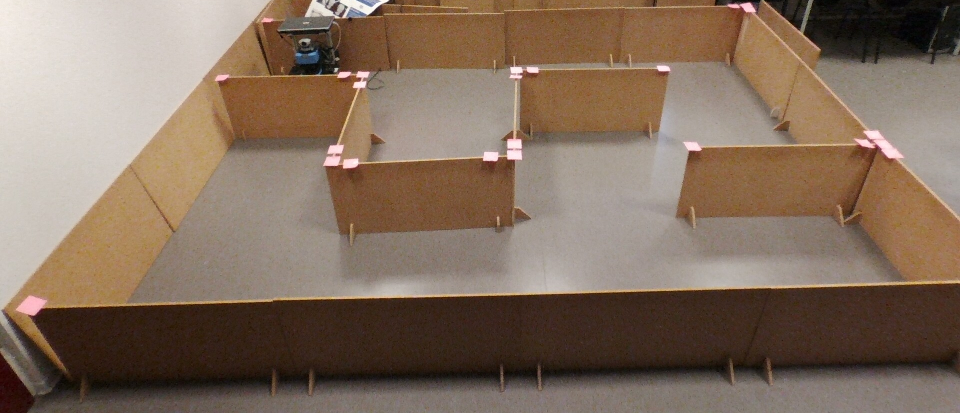
#> input picture temp_v/in.jpg, 1920 x 826 px (shown at 1/2 size)
$ python test5.py
#> lines starting #> are read from the running program, lines starting #| are printed output that depends on the picture; after the words box and inside, x2 and y2 are one past the last pixel; in counts of white or black regions, pixels touching at a corner belong together
import cv2
import numpy as np
import time
from matplotlib import pyplot as plt
from operator import itemgetter

time0 = time.time()


img = cv2.imread('in.jpg')
#> img is the input picture: shape (826, 1920, 3); mean B, G, R 94.4, 111.2, 131.7
unperspective_lines = img.copy()
rows,cols,ch = unperspective_lines.shape
#> rows = 826; cols = 1920; ch = 3
#					TOP-L	  TOP-R		 DOWN-R		  DOWN-L
pts1 = np.float32([[540, 0], [1500, 0], [0, 1080],   [1920, 1080]])
pts2 = np.float32([[340, 0], [1920, 0], [540, 1263], [1550, 1300]])
M = cv2.getPerspectiveTransform(pts1,pts2)
img = cv2.warpPerspective(unperspective_lines,M,(1920,1080))
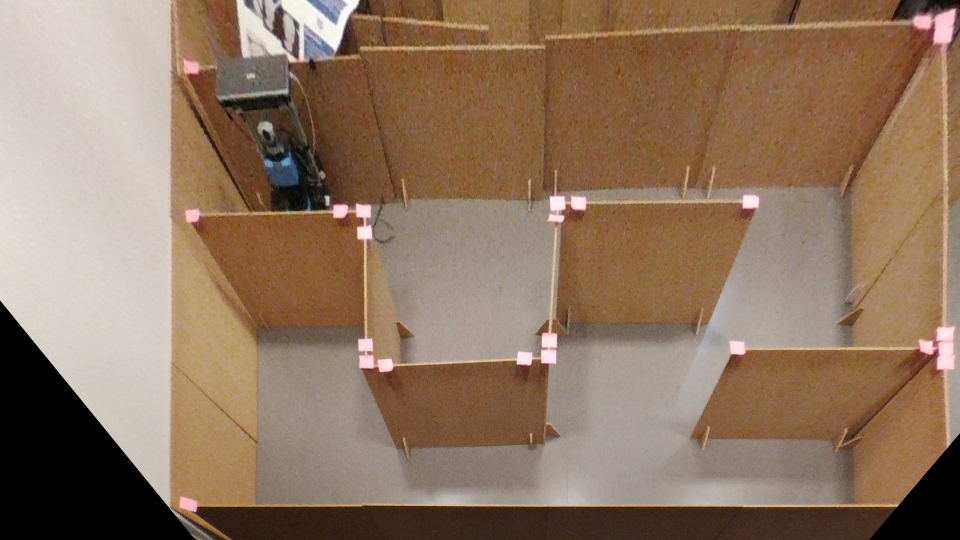
#> img: shape (1080, 1920, 3) (shown at 1/2 size); mean B, G, R 96.8, 117.9, 142.8


gray = cv2.cvtColor(img, cv2.COLOR_BGR2GRAY)
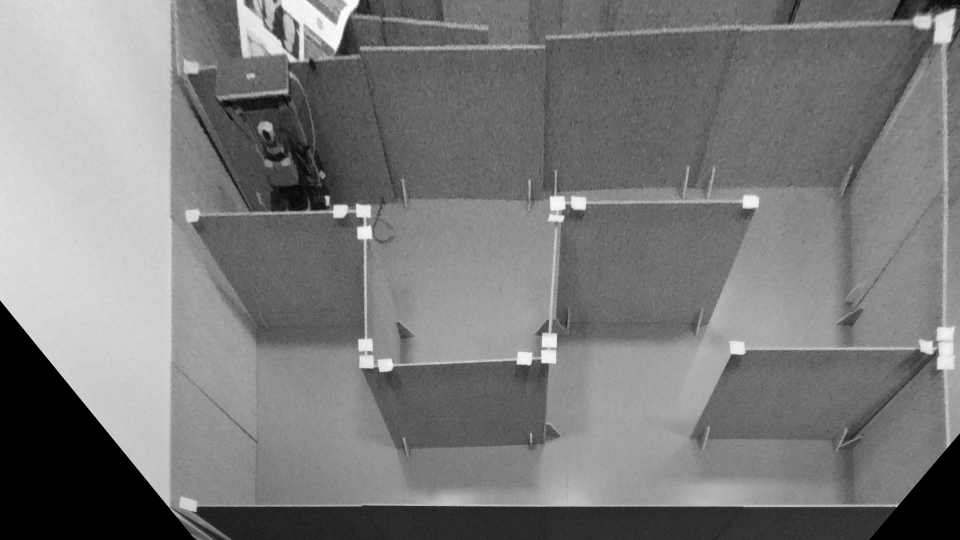
#> gray: shape (1080, 1920) (shown at 1/2 size); min 0, max 255, mean 123
edges = cv2.Canny(gray, 90, 210)
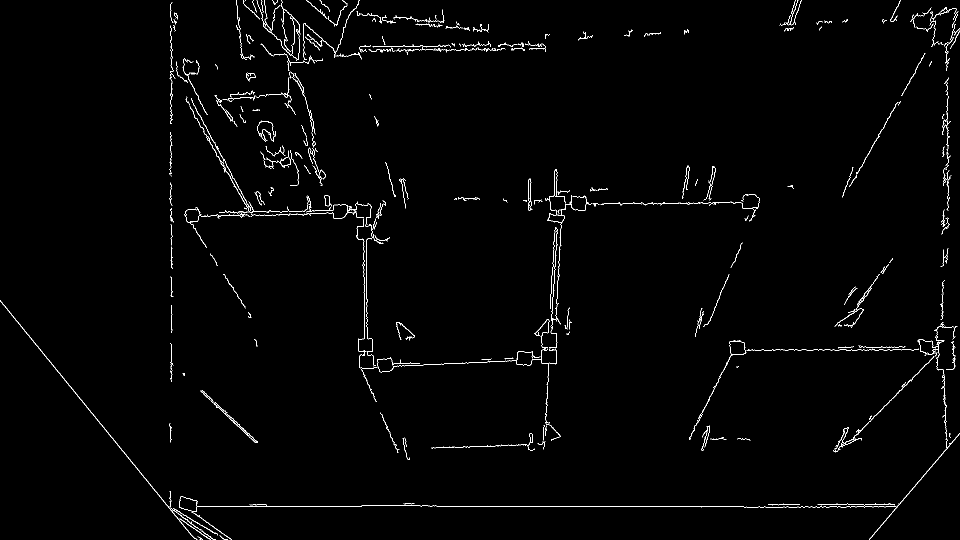
#> edges: shape (1080, 1920) (shown at 1/2 size); 1.2% white in thin lines or dots

lines = cv2.HoughLinesP(edges, 1, 3.141/500, 90, 120, 2)
#> lines = 468 rows, first 6: [1048, 1013, 1288, 1013], [10, 614, 331, 1006], [342, 580, 342, 562], [1767, 1044, 1770, 1041], [760, 1011, 840, 1011], [342, 518, 342, 515]

l = np.zeros(img.shape, dtype=np.uint8)


lines_x = []
lines_y = []
for line in lines:
	for x1,y1,x2,y2 in line:
		if abs(x1-x2) > abs(y1-y2):
			cv2.line(img,(x1,y1),(x2,y2),(0,0,255),2)
			cv2.line(l,(x1,y1),(x2,y2),(0,0,255),2)
			lines_x.append((x1, y1, x2, y2))
		else:
			cv2.line(img,(x1,y1),(x2,y2),(0,255,0),2)
			cv2.line(l,(x1,y1),(x2,y2),(0,255,0),2)
			lines_y.append((x1, y1, x2, y2))
#> this loop made 468 passes
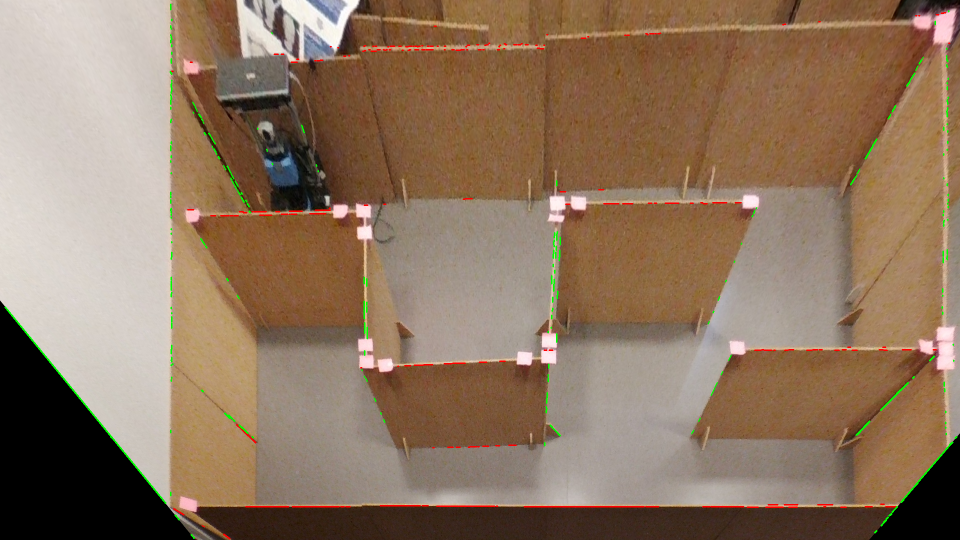
#> img: shape (1080, 1920, 3) (shown at 1/2 size); 0.78% of pixels changed, all inside (x1, y1, x2, y2) = (9, 7, 1915, 1079)
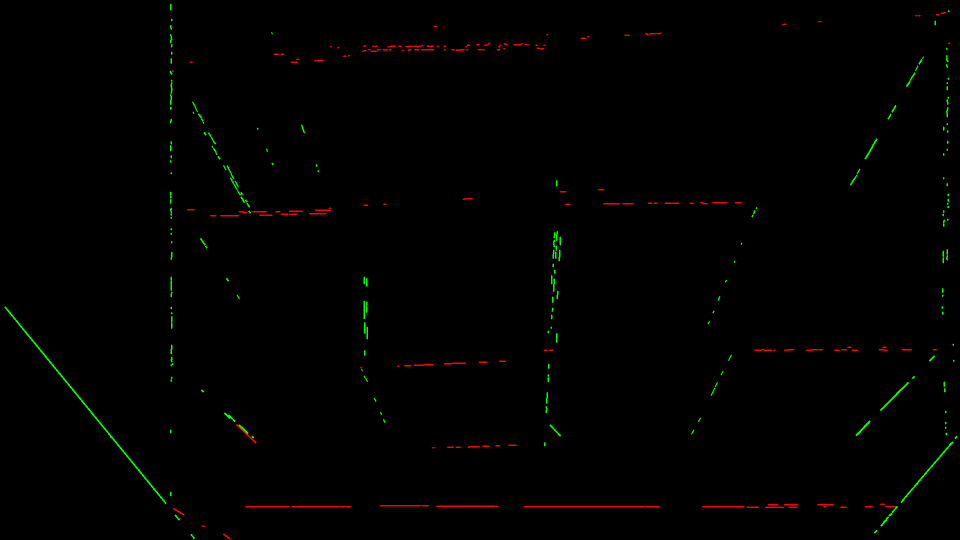
#> l: shape (1080, 1920, 3) (shown at 1/2 size); mean B, G, R 0, 1.1, 0.9
#> after the loop, lines_x = 196 items, first 6: (1048, 1013, 1288, 1013), (760, 1011, 840, 1011), (918, 726, 930, 726), (1866, 699, 1872, 699), (1245, 407, 1265, 407), (1577, 1014, 1594, 1014); lines_y = 272 items, first 6: (10, 614, 331, 1006), (342, 580, 342, 562), (1767, 1044, 1770, 1041), (342, 518, 342, 515), (1762, 1051, 1772, 1040), (342, 241, 342, 238)


y_sorter = 0
x_sorter = 1
lines_y = sorted(lines_y, key=itemgetter(y_sorter))
#> lines_y = 272 items, first 6: (10, 614, 331, 1006), (221, 873, 223, 875), (340, 143, 343, 148), (341, 406, 341, 399), (341, 395, 341, 391), (341, 301, 341, 291)
lines_x = sorted(lines_x, key=itemgetter(x_sorter))
#> lines_x = 196 items, first 6: (1887, 25, 1891, 25), (1882, 26, 1887, 26), (1872, 29, 1877, 29), (1837, 31, 1839, 31), (1831, 31, 1833, 31), (1637, 43, 1640, 43)

cv2.imwrite('image.jpg',img)
cv2.imwrite('lines.jpg',l)
cv2.imwrite('edges.jpg',edges)

print("Took {} seconds.".format(time.time() - time0))

$ run again, with temp_v/10.jpg copied over temp_v/in.jpg
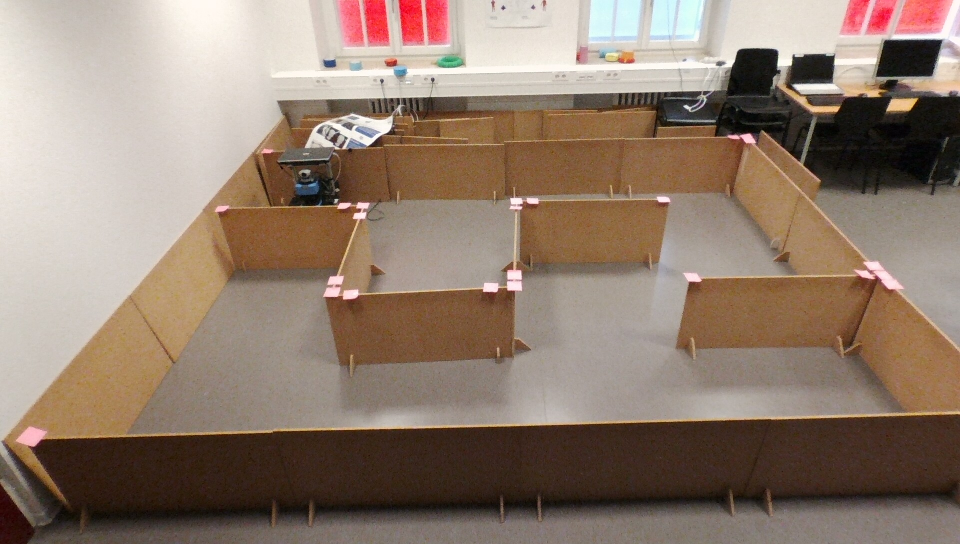
#> input picture temp_v/10.jpg, 1920 x 1088 px (shown at 1/2 size)
#> img is the input picture: shape (1088, 1920, 3); mean B, G, R 111.2, 125.9, 145.5
#> edges: shape (1080, 1920); 1.7% white in thin lines or dots
#> lines = 937 rows, first 6: [14, 619, 22, 628], [36, 646, 38, 648], [9, 613, 11, 615], [221, 873, 224, 876], [225, 877, 331, 1006], [633, 522, 638, 522]
#> the loop `for line in lines:` made 937 passes
#> after the loop `for line in lines:`:
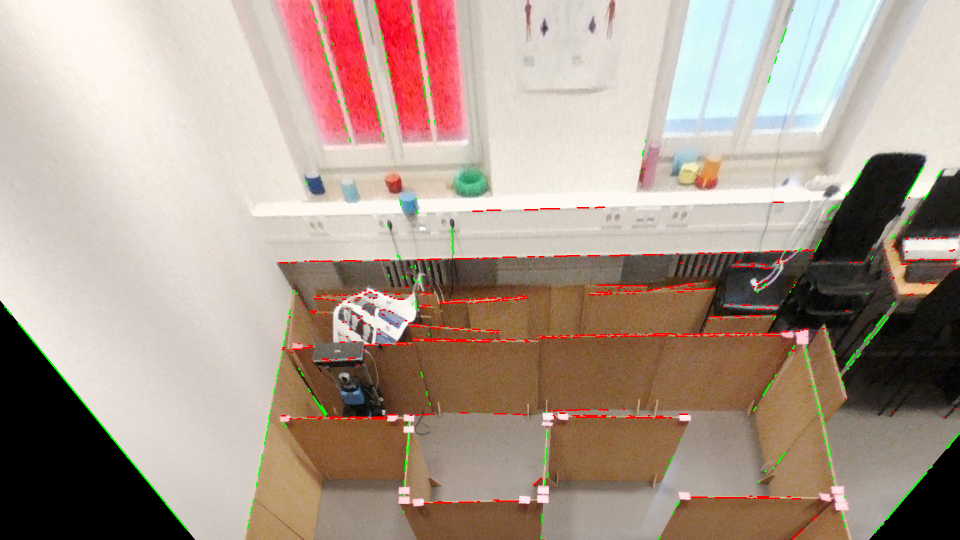
#> img: shape (1080, 1920, 3) (shown at 1/2 size); mean B, G, R 142.1, 154.8, 172.9
#> after the loop `for line in lines:`:
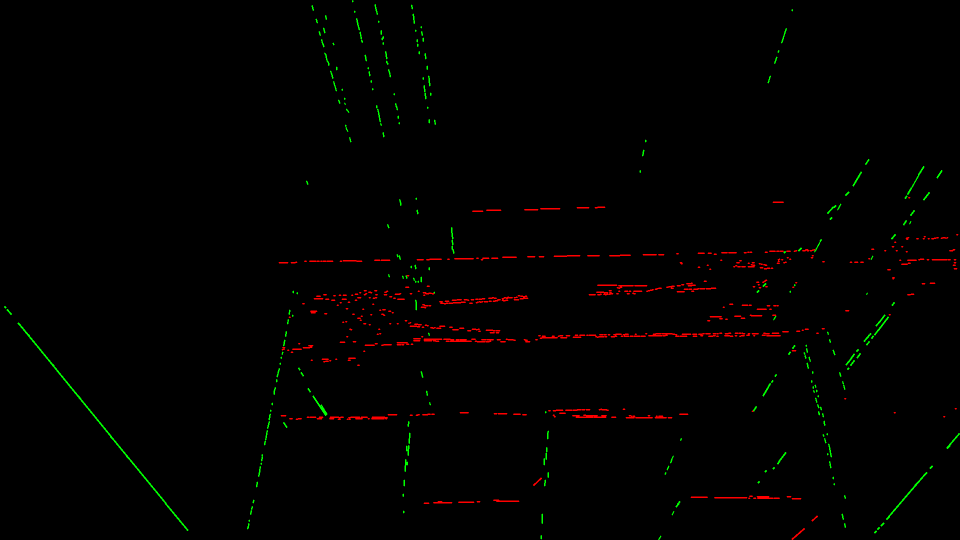
#> l: shape (1080, 1920, 3) (shown at 1/2 size); mean B, G, R 0, 1.2, 1.9
#> after the loop `for line in lines:`: lines_x = 612 items, first 6: (633, 522, 638, 522), (1317, 509, 1327, 509), (1197, 673, 1208, 673), (1055, 513, 1069, 513), (953, 516, 956, 516), (1108, 512, 1159, 511); lines_y = 325 items, first 6: (14, 619, 22, 628), (36, 646, 38, 648), (9, 613, 11, 615), (221, 873, 224, 876), (225, 877, 331, 1006), (1849, 949, 1853, 945)
#> `lines_y = sorted(lines_y, key=itemgetter(y_sorter))`: lines_y = 325 items, first 6: (9, 613, 11, 615), (14, 619, 22, 628), (36, 646, 38, 648), (39, 649, 66, 682), (56, 669, 58, 671), (67, 683, 150, 785)
#> `lines_x = sorted(lines_x, key=itemgetter(x_sorter))`: lines_x = 612 items, first 6: (1817, 395, 1819, 395), (1546, 404, 1566, 404), (1195, 414, 1209, 414), (1154, 415, 1177, 415), (1190, 415, 1194, 415), (1081, 417, 1119, 417)

$ run again, with temp_v/8.jpg copied over temp_v/in.jpg
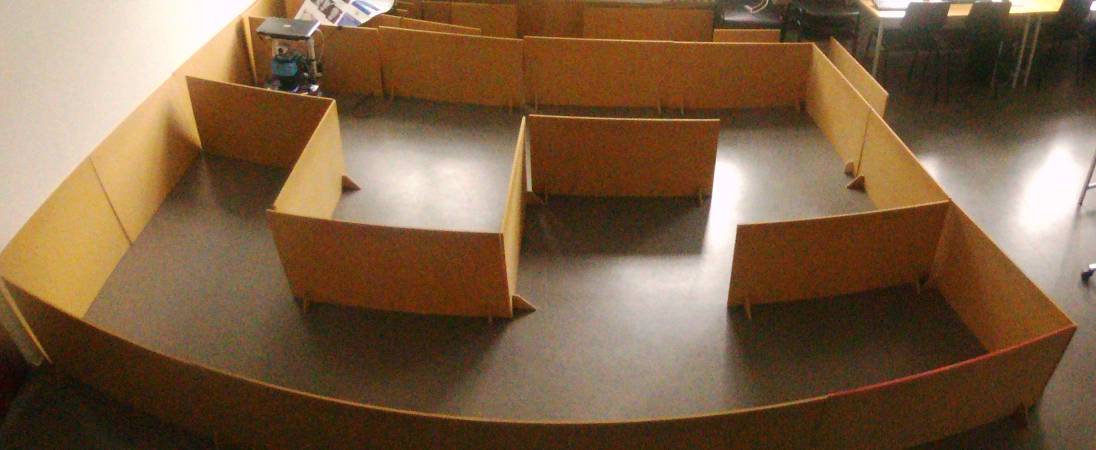
#> input picture temp_v/8.jpg, 2192 x 900 px (shown at 1/2 size)
#> img is the input picture: shape (900, 2192, 3); mean B, G, R 67.6, 95.2, 122.9
#> edges: shape (1080, 1920); 0.78% white in thin lines or dots
#> lines = 279 rows, first 6: [364, 1047, 367, 1050], [195, 841, 363, 1046], [30, 637, 32, 639], [0, 601, 190, 833], [365, 536, 392, 578], [417, 867, 439, 889]
#> the loop `for line in lines:` made 279 passes
#> after the loop `for line in lines:`:
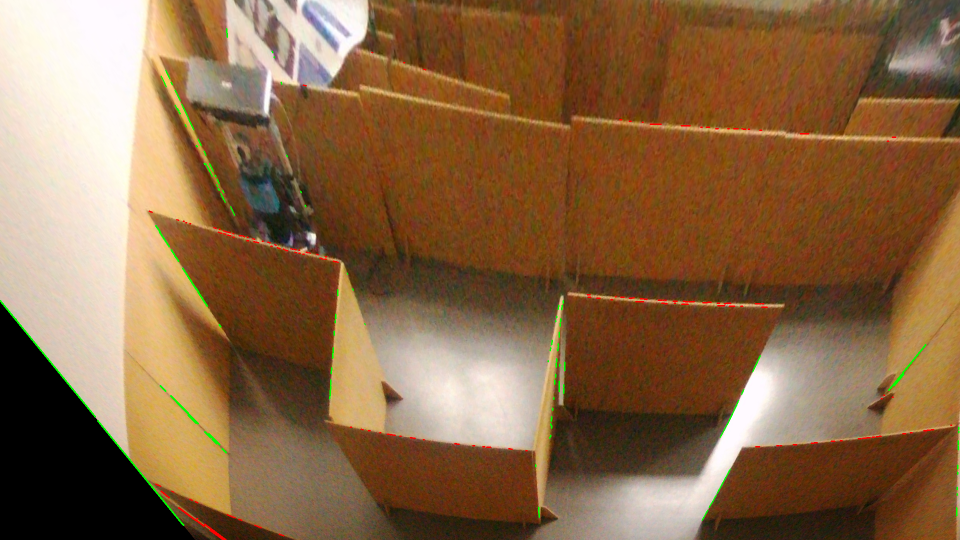
#> img: shape (1080, 1920, 3) (shown at 1/2 size); mean B, G, R 68.8, 102.7, 137.2
#> after the loop `for line in lines:`:
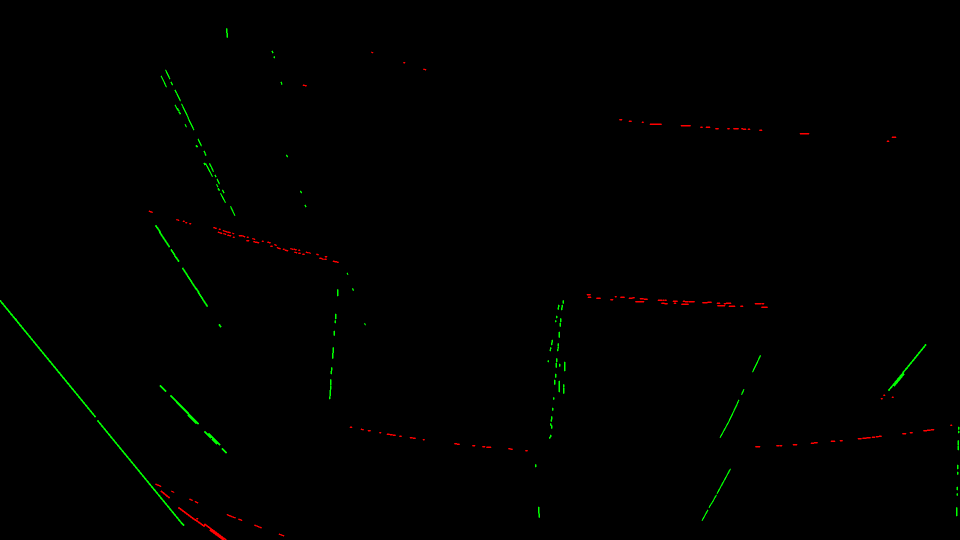
#> l: shape (1080, 1920, 3) (shown at 1/2 size); mean B, G, R 0, 0.8, 0.4
#> after the loop `for line in lines:`: lines_x = 149 items, first 6: (1752, 873, 1762, 872), (1523, 607, 1527, 607), (643, 517, 646, 518), (1405, 605, 1414, 605), (554, 495, 560, 497), (446, 461, 450, 462); lines_y = 130 items, first 6: (364, 1047, 367, 1050), (195, 841, 363, 1046), (30, 637, 32, 639), (0, 601, 190, 833), (365, 536, 392, 578), (417, 867, 439, 889)
#> `lines_y = sorted(lines_y, key=itemgetter(y_sorter))`: lines_y = 130 items, first 6: (0, 601, 190, 833), (30, 637, 32, 639), (195, 841, 363, 1046), (311, 451, 314, 455), (315, 456, 320, 464), (319, 464, 338, 493)
#> `lines_x = sorted(lines_x, key=itemgetter(x_sorter))`: lines_x = 149 items, first 6: (743, 104, 745, 105), (807, 125, 809, 125), (847, 138, 851, 139), (606, 170, 612, 171), (1239, 239, 1243, 239), (1258, 242, 1262, 242)
